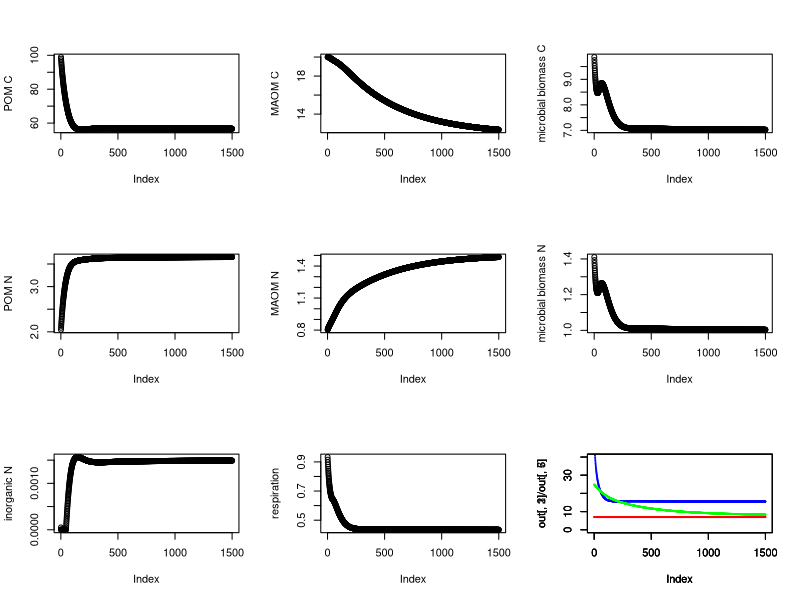

Here is the R script that generated this plot:
#Building a linked C-N model examining N fertilization effects on POM and MAOM formation. 
###Colin Averill and Bonnie Waring, 2017

###ASSUMPTIONS###
# CUE, NUE and C:N stoichiometry icrobial biomass is fixed
# microbes take up organic N (POM or MAOM) before taking up inorganic N
# inorganic N leaching happens after mineralization/immobilization
# microbes aim to have the C:N ratio of uptake match their threshold element ratio
# when microbes are C-limited, they mineralize excess N
# when microbes are N-limited, they immobilize sufficient inorganic N to match stoichiometric demand
# if there is not enough inorganic N to match demand, then they respire excess C such that the C:N ratio of uptake matches microbial TER.

#clear R environment.
rm(list=ls())

#parameters: C cycling
#WARNING. Most parameters can change the position of C vs. N limitation ~ input CN.
#If you change things, make sure you are always checking where C vs N limitation is. 
I    <- 1.0      #C input rate                           (mg time-1)
CUE  <- 0.3      #carbon use efficiency                  (unitless)
NUE  <- 1 		   #N use efficiency					             (unitless)
v1   <- .4       #biomass-specific decay multiplier      (mg time-1)
v2   <- 1        #Vmax of sorption                       (mg time-1)
k1   <- 200      #half saturation of decomp              (mg)
k2   <- 10       #half saturation of sorption            (mg)
k3   <- 0.001    #half saturation of inorganic N uptake  (mg)
h1   <- 0.01     #biomass turnover rate                  (1/time)
h2   <- 0.002    #C-specific desorption rate             (1/time)
h3   <- 0.001    #fraction of POM that potentially sorbs (1/time)
h4   <- 0.9      #inorganic N loss rate
h5   <- 0.01     #exogenous losses of POM                (1/time)

#parameters: N cycling
IN <- 20 #C:N ratio of inputs (constant). 20=C limitation, 50=N limitation
CN <- 50 #C:N ratio of initial particulate organic matter (will change)
MN <- 25 #C:N ratio of initial mineral-associated organic matter (will change)
BN <-  7 #C:N ratio of the microbial biomass (constant)

#initial pool sizes
C <- 100      #C pool in POM            (mg / g)
M <-  20      #C pool in MAOM           (mg / g)
B <- C*0.1    #microbial biomass C 			(mg / g)
R <- 0        # respired C				    	(mg / g)
N1 <- C/CN    #initial N pool in POM		(mg / g)
N2 <- M/MN	  #N pool in MAOM 			  	(mg / g)
N3 <- B/BN    #microbial biomass N			(mg / g)
N4 <- 0.001	  #inorganic N pool size 		(mg / g)

#number of days to step the dynamic simulation through time.
t <- 1500

#choose outputs you want to follow. 
outputs <- c('C','M','B','R','N1','N2','N3','N4')
out <- matrix(rep(0,t*length(outputs)),nrow=t,dimnames=list(NULL,outputs))


for(i in 1:t){
  #C fluxes
  DEATH.C      <- h1*B^1.5
  DECOMP.C     <- v1*B*C / (k1 + C)
  exo.loss.C   <- h5*C
  POM2MOM.C    <- h3*C
  SORPTION.C   <- v2*(POM2MOM.C+DEATH.C) / (k2 + POM2MOM.C+DEATH.C)
  SORPTION.B.C <- (DEATH.C  /(POM2MOM.C+DEATH.C))*SORPTION.C
  SORPTION.P.C <- (POM2MOM.C/(POM2MOM.C+DEATH.C))*SORPTION.C
  DESORPTION.C <- h2*M
  
  #N fluxes
  DEATH.N      <- DEATH.C / BN
  DECOMP.N     <- DECOMP.C/ (C / N1)
  exo.loss.N   <- exo.loss.C / (C/N1)
  POM2MOM.N    <- POM2MOM.C / (C/N1)
  SORPTION.N   <- v2*(POM2MOM.N+DEATH.N) / (k2 + POM2MOM.N+DEATH.N)
  SORPTION.B.N <- (DEATH.N  /(POM2MOM.N+DEATH.N))*SORPTION.N
  SORPTION.P.N <- (POM2MOM.N/(POM2MOM.N+DEATH.N))*SORPTION.N
  DESORPTION.N <- DESORPTION.C/(M/N2)
  
  #MINERALIZATION-IMMOBILIZATION.
  #N uptake minus demand. If in excess, positive. If limited, negative.
  mineralization.immobilization <- (DECOMP.N) - (CUE * DECOMP.C) / BN
  if(mineralization.immobilization  > 0) {
    #if in excess (+ value), mineralize. 
    mineralization <- mineralization.immobilization
    immobilization = 0
  }
  if(mineralization.immobilization <= 0) {
    #if in debt (- value), immobilize, w/ non-linear uptake kinetics.
    mineralization = 0
    immobilization.potential <- ((N4 / (k3 + N4)) * N4) * NUE
    immobilization <- immobilization.potential
    #however, don't take up more N than you need.
    if(immobilization > abs(mineralization.immobilization)){
      immobilization = abs(mineralization.immobilization)
    }
  }
  #leaching/plant uptake happens on post-mineralization/immobilization inorganic N pool.
  INORG.N.LOSS <- h4*(N4 + mineralization - immobilization)
  
  #OVERFLOW RESPIRATION
  #excess C uptake must go somewhere because mass balance.
  if(mineralization.immobilization > 0){
    overflow.R = 0
  }
  if(mineralization.immobilization <= 0){  
    overflow.R <- DECOMP.C*CUE - (DECOMP.N + immobilization)*BN
  }
  
  #ODEs
  dCdt  <- I + (DEATH.C - SORPTION.B.C) + DESORPTION.C - DECOMP.C - SORPTION.P.C - exo.loss.C
  dMdt  <- SORPTION.C - DESORPTION.C
  dBdt  <- (CUE * DECOMP.C) - DEATH.C - overflow.R
  dN1dt <- (I/IN) + (DEATH.N - SORPTION.B.N) + DESORPTION.N - DECOMP.N - SORPTION.P.N - exo.loss.N
  dN2dt <- SORPTION.N - DESORPTION.N
  dN3dt <- DECOMP.N*NUE + immobilization - mineralization - DEATH.N
  dN4dt <- DECOMP.N*(1-NUE) + mineralization - immobilization - INORG.N.LOSS
  
  #respiration
  resp  <- (1-CUE)*DECOMP.C
  
  #update pools
  C  <- C  + dCdt
  M  <- M  + dMdt
  B  <- B  + dBdt
  N1 <- N1 + dN1dt
  N2 <- N2 + dN2dt
  N3 <- N3 + dN3dt
  N4 <- N4 + dN4dt
  R  <- resp
  
  #save outputs
  out[i,] <- c(C,M,B,R,N1,N2,N3,N4)
}

par(mfrow=c(3,3))
plot(out[,1], ylab="POM C")
plot(out[,2], ylab= "MAOM C")
plot(out[,3], ylab="microbial biomass C")
plot(out[,5], ylab="POM N")
plot(out[,6], ylab= "MAOM N")
plot(out[,7], ylab="microbial biomass N")
plot(out[,8], ylab="inorganic N")
plot(out[,4], ylab="respiration")
#check stoichiometry of pools
plot(out[,1]/out[,5], cex = 0.1, col='blue' , ylim = c(0,40))
par(new=T)
plot(out[,2]/out[,6], cex = 0.1, col='green', ylim = c(0,40))
par(new=T)
plot(out[,3]/out[,7], cex = 0.1, col='red'  , ylim = c(0,40))
#print C pools and their sums
C;M;B;C+B+M
